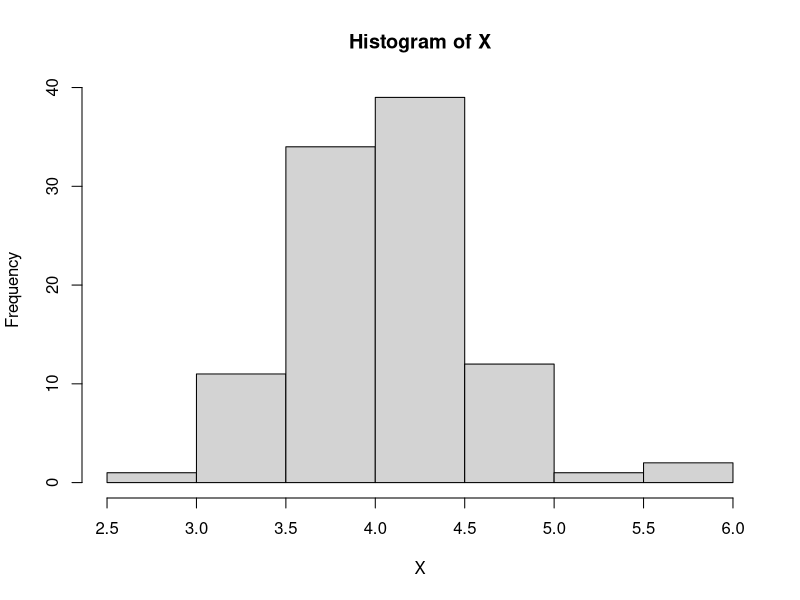
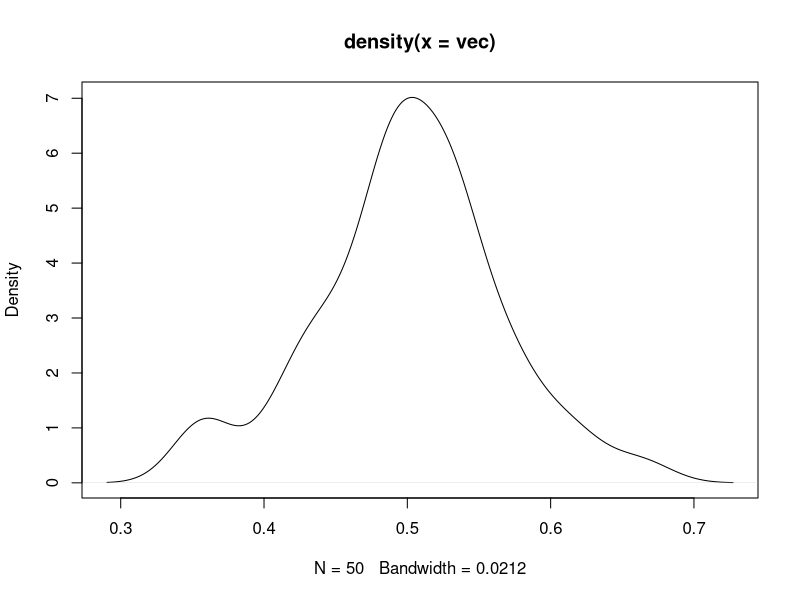
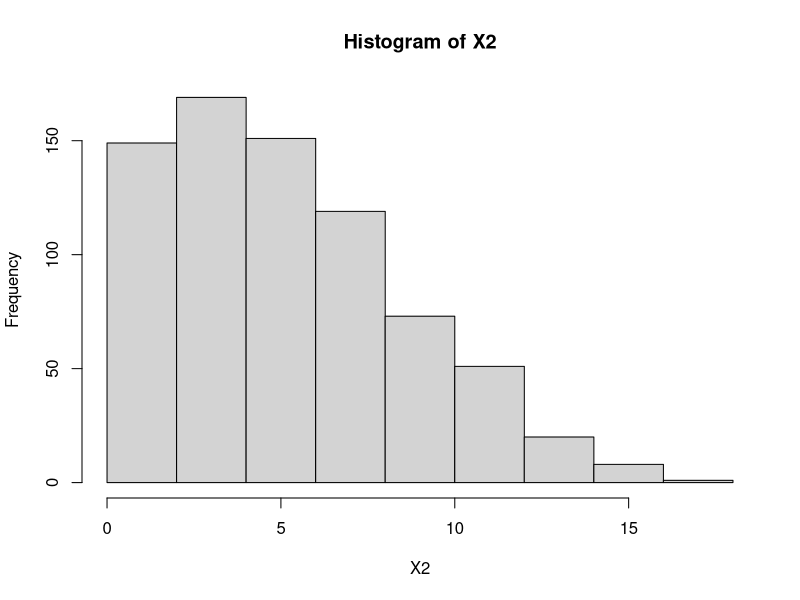

These figures' R source, in order:
##Construcción de funciones.
###Caso 1.

DAT <- c(13, 2, 4, 0, 36, 3, 2, 7, 1, 11)  # datos originales (inventados)
dat <- (DAT[DAT>0])                        # elimino los 0 (por los log)
N <- sum(dat)                              # total de individuos
p <- dat/N                                 # abundancias relativas
H <- -sum(p*log(p))
H                                          # resultado

# construcción de la función 
# notar las similitudes y diferencias con los pasos de arriba.
shann <- function(x) {
  z <- (x[x>0])        	
  N <- sum(z)						
  p <- z/N						
  H <- -sum(p*log(p))
  H                       # la última línea es lo que mostrará la función
}	

# probamos la función con el set de datos original
shann(DAT)

# probamos la función con el otro set de datos
Y <- c(67, 8, 1, 6, 8, 5, 9, 7, 10, 1, 0, 1, 2,0, 2, 1)
shann(Y)

############################################################

##Funciones de simulación y muestreo.

# simulación de datos
X <- rnorm(100, mean = 4, sd = 0.5)
hist(X)

# probabilidad de observar el valor z < 5.4 bajo la distribución simulada arriba
pnorm(5.4, mean = 4, sd = 0.5)

# valor del percentil 75 bajo la misma distribución
qnorm(0.75, mean = 4, sd = 0.5)

##############################################################

# Exploración de las utilidades de sample
AA <- c(1:10)
AA

#sólo cambio el orden: permutación
sample(AA, size = 10, replace = FALSE) 

#muestreo aleatorio sin remplazo
sample(AA, size = 5, replace = FALSE)

#muestreo aleatorio con remplazo
sample(AA, size = 5, replace = TRUE) 	

#idem, pero de igual n que la muestra original, base del bootstrap
sample(AA, size = 10, replace = TRUE) 

?sample	

#############################################################

## Programación con R

# for

Dat <- runif(1000)
vec <- numeric(length=50)
vec					       # vector vacío antes del loop
for(i in 1:50) {vec[i] <- mean(sample(Dat, 20))} 
vec					       # vector luego de aplicar el loop
plot(density(vec))		      

# for + if
# construir una distribución normal truncada
X1 <- rnorm(1000, mean= 3, sd=5)
X2 <- numeric(1000)
for (i in 1:1000) if (X1[i] < 0) X2[i] <- NA else X2[i] <- X1[i]
hist(X2)

# while
i <- 0
while(i < 10) {
  i <- i + 1
}
i

# apply
m <- rnorm(200)
X <- matrix(m, 40, 5)

apply(X, 2, mean)
apply(X, 1, mean)


# apply vs. for vs. vectorización
# ejemplo 1
A <- c(8, 23, 11, 10)
B <- c(15, 3, 2, 1)

#con loop (MAL)
C <- numeric(4)
for(i in 1:4) C[i] <- A[i] + B[i]
C

# vectorizado (BIEN)
C <- A + B
C

# ejemplo 2
m <- rnorm(200)
X <- matrix(m, 40, 5)

# con loop (MAL)
med <- numeric(5)
for(i in 1:5) med[i] <- mean(X[, i])
med

#vectorizado (BIEN)
med<-apply(X, 2, mean)
med

#### END ####